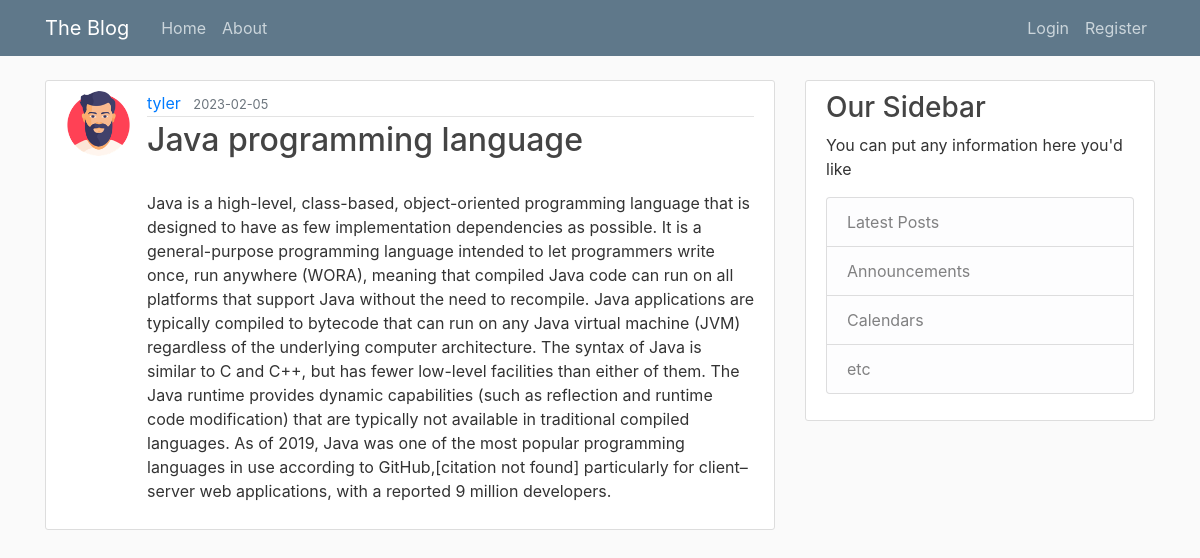
Page /post/7 on the committed database.
### blog/models.py (models this page shows, shortened)
class User(db.Model, UserMixin):
    id = db.Column(db.Integer, primary_key=True)
    username = db.Column(db.String(20), unique = True, nullable = False )
    email = db.Column(db.String(120), unique = True, nullable = False )
    image_file = db.Column(db.String(20), nullable=False, default='default.jpeg')
    password = db.Column(db.String(60), nullable = False)
    posts = db.relationship('Post', backref='author', lazy=True)

class Post(db.Model):
    id = db.Column(db.Integer, primary_key=True)
    title = db.Column(db.String(100), nullable=False)
    date_posted = db.Column(db.DateTime, nullable = False, default = datetime.utcnow)
    content = db.Column(db.Text, nullable=False)
    user_id = db.Column(db.Integer, db.ForeignKey('user.id'), nullable=False)

### blog/routes.py (the view)
@app.route("/post/<int:post_id>")
def post(post_id):
    post = Post.query.get_or_404(post_id)
    return render_template('post.html', title=post.title, post=post)

### blog/templates/post.html (shortened to what this page needs)
{% extends "layout.html" %}
{% block content %}
        <article class="media content-section">
            <img src="{{ url_for('static', filename='profile_pics/'+ post.author.image_file) }}" alt="" class="rounded-circle article-img">
            <div class="media-body">
                <div class="article-metadata">
                    <a href="{{url_for('user_posts', username=post.author.username)}}" class="mr-2">
                        {{post.author.username}}
                    </a>
                    <small class="text-muted">
                        {{post.date_posted.strftime('%Y-%m-%d')}}
                    </small>
                </div>
                <h2 class="article-title">
                    {{post.title}}
                </h2>
                <p class="article-content">
                    {{post.content}}
                </p>
            </div>
        </article>
{% endblock content %}

### blog/static/main.css (style rules this page uses)
body { background: #fafafa; color: #333333; margin-top: 5rem; }
h1, h2, h3, h4, h5, h6 { color: #444444; }
.content-section { background: #ffffff; padding: 10px 20px; border: 1px solid #dddddd; border-radius: 3px; margin-bottom: 20px; }
.article-title { color: #444444; }
.article-content { white-space: pre-line; }
.article-img { height: 65px; width: 65px; margin-right: 16px; }
.article-metadata { padding-bottom: 1px; margin-bottom: 4px; border-bottom: 1px solid #e3e3e3 }

### rows in the picture
User: image_file (picture), author.username "tyler"
Post: date_posted "2023-02-05", title "Java programming language", content "Java is a high-level, class-based, object-oriented programming language that is designed to have as few implementation dependencies as possible. It is a general-purpose programming language intended to let programmers write once, run anywhere (WORA), meaning that compiled Java code can run on all platforms that support Java without the need to recompile. Java applications are typically compiled to bytecode that can run on any Java virtual machine (JVM) regardless of the underlying computer architecture. The syntax of Java is similar to C and C++, but has fewer low-level facilities than either of them. The Java runtime provides dynamic capabilities (such as reflection and runtime code…"
